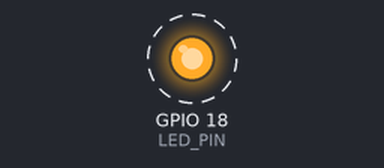
Simulated run of this program. Board: Raspberry Pi (BCM pin numbers). Shown: output pins drawn as LEDs (lit = HIGH). Dashed ring = blinking. At 8.0 s the program stops and its outputs stay as they are.

Above: at 0.1 s.
Timing chart, 0 to 3.0 s (numbered marks = the images above):
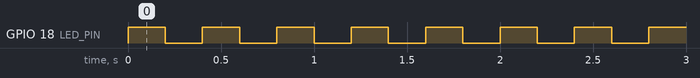

Measured:
- by itself, GPIO 18 (LED_PIN): alternates HIGH for 0.20 s and LOW for 0.20 s, 40 changes in all, then stays LOW

The program:

led_startup.py
```python
#!/usr/bin/env python3

import RPi.GPIO as GPIO
import time

# Configuration
LED_PIN = 18       # GPIO pin number where the LED is connected
BLINK_DELAY = 0.2  # Delay in seconds between blinks (adjust for speed)

# Setup GPIO using BCM numbering
GPIO.setmode(GPIO.BCM)
GPIO.setup(LED_PIN, GPIO.OUT)

try:
    # Blink the LED rapidly during startup
    for _ in range(20):  # Number of blinks (adjust for duration)
        GPIO.output(LED_PIN, GPIO.HIGH)  # Turn LED on
        time.sleep(BLINK_DELAY)          # Wait
        GPIO.output(LED_PIN, GPIO.LOW)   # Turn LED off
        time.sleep(BLINK_DELAY)          # Wait
finally:
    # Ensure the LED is turned off and clean up GPIO settings
    GPIO.output(LED_PIN, GPIO.LOW)
    GPIO.cleanup()
```
